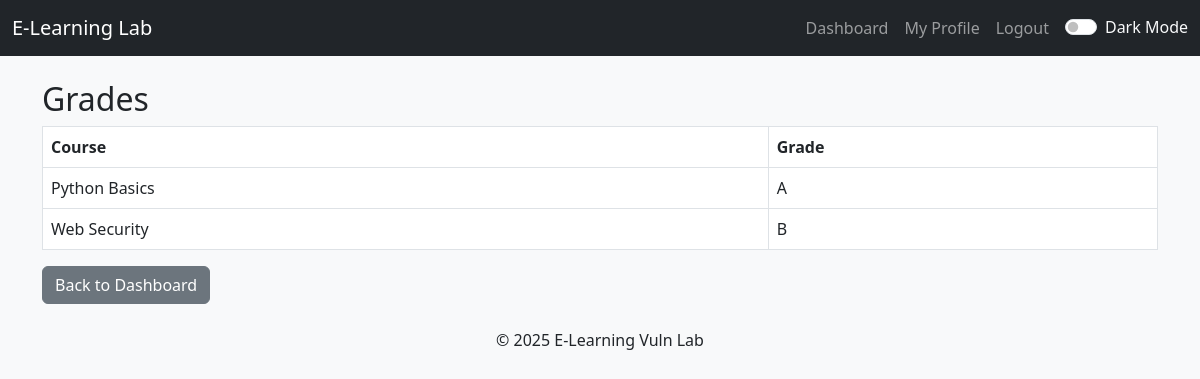
The page /grades?student_id=2 (signed in) on the database its author committed.
### tables this page shows
CREATE TABLE grades (
    id INTEGER PRIMARY KEY AUTOINCREMENT,
    student_id INTEGER,
    course_id INTEGER,
    grade TEXT,
    FOREIGN KEY(student_id) REFERENCES users(id),
    FOREIGN KEY(course_id) REFERENCES courses(id)
);

CREATE TABLE courses (
    id INTEGER PRIMARY KEY AUTOINCREMENT,
    name TEXT,
    description TEXT
);

### app.py (the view)
@app.route("/grades")
def grades():
    if "user_id" not in session:
        return redirect("/login")
    student_id = request.args.get("student_id")
    db = get_db()
    grades = db.execute("""
        SELECT g.id, g.grade, c.name as course_name
        FROM grades g
        JOIN courses c ON g.course_id = c.id
        WHERE g.student_id=?
    """, (student_id,)).fetchall()
    return render_template("grades.html", grades=grades)

### app.py (called while the page is built)
def get_db():
    conn = sqlite3.connect('database.db')
    conn.row_factory = sqlite3.Row
    return conn

### templates/grades.html (shortened to what this page needs)
{% extends "base.html" %}
{% block content %}
<h2>Grades</h2>
<table class="table table-bordered">
    <thead>
        <tr>
            <th>Course</th>
            <th>Grade</th>
        </tr>
    </thead>
    <tbody>
        {% for g in grades %}
        <tr>
            <td>{{ g['course_name'] }}</td>
            <td>{{ g['grade'] }}</td>
        </tr>
        {% endfor %}
    </tbody>
</table>
<a href="/dashboard" class="btn btn-secondary">Back to Dashboard</a>
{% endblock %}

### static/css/theme.css (style rules this page uses)
body.light-mode { background-color: #f8f9fa; color: #212529; }

### rows shown on the page
grades: course_name "Python Basics", grade "A"
grades: course_name "Web Security", grade "B"
